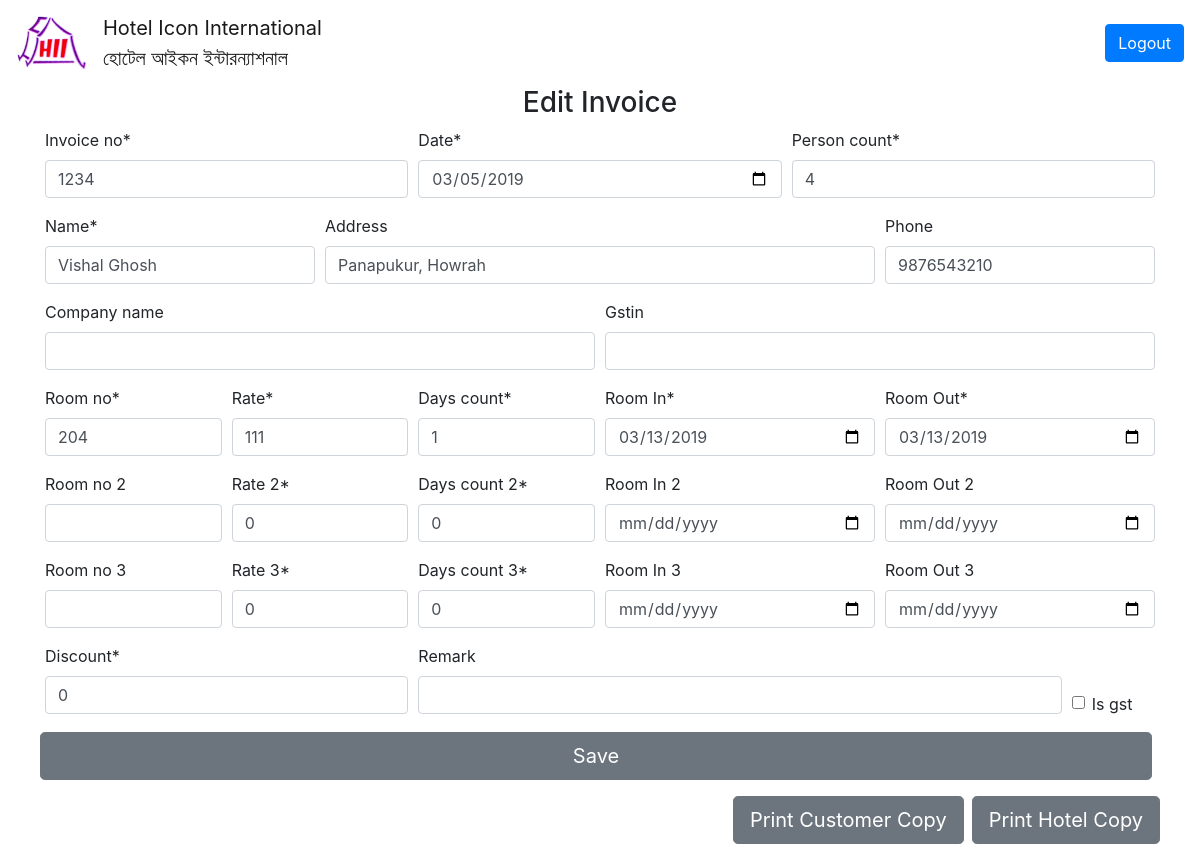
Screenshot of /accounts/editinvoice/3/ (signed in) with the database file from the repository.
### mainapp/models.py (models this page shows, shortened)
class Invoice(models.Model):
    invoice_no = models.CharField(max_length=10,unique=True)
    name = models.CharField(max_length=30)
    company_name = models.CharField(max_length=30,null=True,blank=True)
    address = models.CharField(max_length=60,null=True,blank=True)
    phone = models.CharField(max_length=13,null=True,blank=True)
    person_count = models.CharField(max_length=30)
    gstin = models.CharField(max_length=30,blank=True,null=True)
    date = models.DateField()
    room_no = models.CharField(max_length=7)
    check_in = models.DateField(verbose_name="Room In")
    check_out = models.DateField(verbose_name="Room Out")
    days_count = models.IntegerField()
    rate = models.IntegerField()
    room_no_2 = models.CharField(max_length=7,blank=True, null=True)
    check_in_2 = models.DateField(blank=True, null=True, verbose_name="Room In 2")
    check_out_2 = models.DateField(blank=True, null=True, verbose_name="Room out 2")
    days_count_2 = models.IntegerField(default=0)
    rate_2 = models.IntegerField(default=0)
    room_no_3 = models.CharField(max_length=7,blank=True, null=True)
    check_in_3 = models.DateField(blank=True, null=True, verbose_name="Room In 3")
    check_out_3 = models.DateField(blank=True, null=True, verbose_name="Room out 3")
    days_count_3 = models.IntegerField(default=0)
    rate_3 = models.IntegerField(default=0)
    discount = models.IntegerField(default=0)
    remark = models.CharField(max_length=50,null=True,blank=True)
    is_gst = models.BooleanField(default=False)

### mainapp/views.py (the view)
# urls.py: path('accounts/editinvoice/<pk>/', views.edit_invoice,name="editinvoice"),
@login_required
def edit_invoice(request,pk):
    invoice = Invoice.objects.get(pk=pk)
    form = InvoiceForm(instance=invoice)
    if request.method=="POST":
        form = InvoiceForm(request.POST,instance=invoice)
        if form.is_valid():
            form.save()
            return render(request,'invoiceform.html',{'edit':True,'tag':"Edit Invoice",'msg':"Invoice Updated in Database",'form':form,'invoice_no':invoice.invoice_no,'rooms':Room.objects.all()})
    return render(request,'invoiceform.html',{'edit':True,'tag':"Edit Invoice",'form':form,'invoice_no':invoice.invoice_no,'rooms':Room.objects.all()})

### mainapp/forms.py
class InvoiceForm(forms.ModelForm):
    date = forms.DateField(widget=forms.DateInput(attrs={'type':'date'}))
    check_in = forms.DateField(label="Room In", widget=forms.DateInput(attrs={'type':'date'}))
    check_out = forms.DateField(label="Room Out", widget=forms.DateInput(attrs={'type':'date'}))
    room_no = forms.CharField(widget=forms.TextInput(attrs={'list':'rooms'}))
    check_in_2 = forms.DateField(label="Room In 2", required=False, widget=forms.DateInput(attrs={'type':'date'}))
    check_out_2 = forms.DateField(label="Room Out 2", required=False, widget=forms.DateInput(attrs={'type':'date'}))
    room_no_2 = forms.CharField(required=False, widget=forms.TextInput(attrs={'list':'rooms'}))
    check_in_3 = forms.DateField(label="Room In 3", required=False, widget=forms.DateInput(attrs={'type':'date'}))
    check_out_3 = forms.DateField(label="Room Out 3", required=False, widget=forms.DateInput(attrs={'type':'date'}))
    room_no_3 = forms.CharField(required=False, widget=forms.TextInput(attrs={'list':'rooms'}))
    class Meta:
        model = Invoice
        exclude = []

### mainapp/models.py (called while the page is built)
    def __str__(self):
        return self.room_no + " " + self.description

### mainapp/templates/invoiceform.html (shortened to what this page needs)
{% extends 'master.html' %}
{% load crispy_forms_tags %}
{% block content %}
<div class="container">
    <h3 class="text-center">{{tag}}</h3>
<form action="" method="post" class="form-row">
        <div class="col-4">{{form.invoice_no | as_crispy_field}}</div>
        <div class="col-4">{{form.date | as_crispy_field}}</div>
        <div class="col-4">{{form.person_count | as_crispy_field}}</div>
        <div class="col-3">{{form.name | as_crispy_field}}</div>
        <div class="col-6">{{form.address | as_crispy_field}}</div>
        <div class="col-3">{{form.phone | as_crispy_field}}</div>
        <div class="col-6">{{form.company_name | as_crispy_field}}</div>
        <div class="col-6">{{form.gstin | as_crispy_field}}</div>
        <div class="col-2">{{form.room_no | as_crispy_field}}</div>
        <div class="col-2">{{form.rate | as_crispy_field}}</div>
        <div class="col-2">{{form.days_count | as_crispy_field}}</div>
        <div class="col-3">{{form.check_in | as_crispy_field}}</div>
        <div class="col-3">{{form.check_out | as_crispy_field}}</div>
        <div class="col-2">{{form.room_no_2 | as_crispy_field}}</div>
        <div class="col-2">{{form.rate_2 | as_crispy_field}}</div>
        <div class="col-2">{{form.days_count_2 | as_crispy_field}}</div>
        <div class="col-3">{{form.check_in_2 | as_crispy_field}}</div>
        <div class="col-3">{{form.check_out_2 | as_crispy_field}}</div>
        <div class="col-2">{{form.room_no_3 | as_crispy_field}}</div>
        <div class="col-2">{{form.rate_3 | as_crispy_field}}</div>
        <div class="col-2">{{form.days_count_3 | as_crispy_field}}</div>
        <div class="col-3">{{form.check_in_3 | as_crispy_field}}</div>
        <div class="col-3">{{form.check_out_3 | as_crispy_field}}</div>
        <div class="col-4">{{form.discount | as_crispy_field}}</div>
        <div class="col-7">{{form.remark | as_crispy_field}}</div>
        <div class="col-1 mt-5">{{form.is_gst | as_crispy_field}}</div>
    <div class="container">
    <div class="row justify-content-end">
        <button class="btn btn-lg btn-secondary btn-block mr-2 mb-3" type="submit">Save</button>
        {% if invoice_no %}<a href="{% url 'printinvcc' invoice_no %}" class="btn btn-lg btn-secondary mr-2" target="_blank">Print Customer Copy</a>{% endif %}
        {% if invoice_no %}<a href="{% url 'printinvhc' invoice_no %}" class="btn btn-lg btn-secondary" target="_blank">Print Hotel Copy</a>{% endif %}
    </div>
    </div>
</form>
</div>
{% endblock %}

### rows the page displays
Invoice: invoice_no "1234", date "03/05/2019", person_count "4", name "Vishal Ghosh", address "Panapukur, Howrah", phone "9876543210", room_no "204", rate "111", days_count "1", check_in "03/13/2019", check_out "03/13/2019", rate_2 "0", days_count_2 "0", rate_3 "0", days_count_3 "0", discount "0"

### other values shown
{{ tag }} "Edit Invoice"
